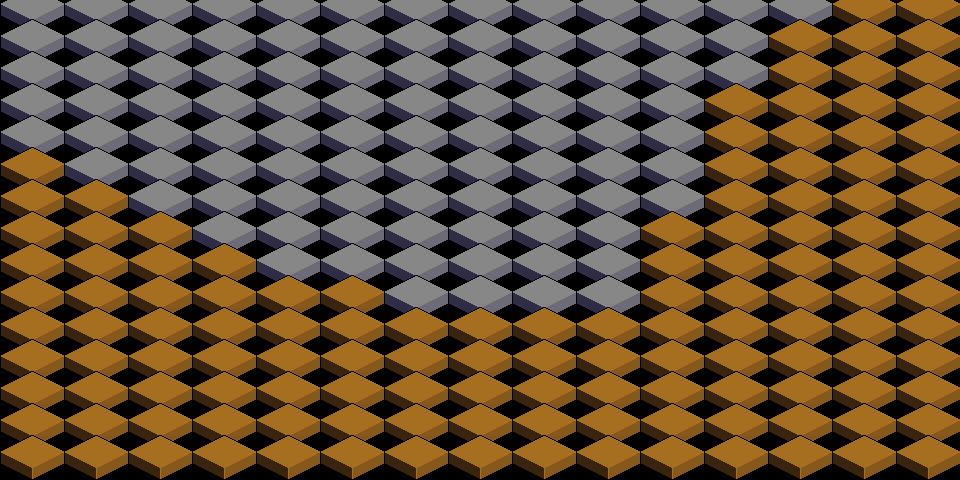

This is a level from a 2D game, rendered from its Tiled map with the project's own tilesets. A one-line summary and the complete map file follow:
An orthogonal 15x15 tile map with 64x32 px tiles, 1 tile layer (Layer).

<map version="1.0" orientation="orthogonal" renderorder="right-down" width="15" height="15" tilewidth="64" tileheight="32" nextobjectid="35">
 <tileset firstgid="1" name="tileset" tilewidth="65" tileheight="45" tilecount="32" columns="4">
  <image source="tileset.png" width="260" height="360" />
 </tileset>
 <layer name="Layer" width="15" height="15">
  <data encoding="csv">
1,1,1,1,1,1,1,1,1,1,1,1,1,2,2,
1,1,1,1,1,1,1,1,1,1,1,1,2,2,2,
1,1,1,1,1,1,1,1,1,1,1,1,2,2,2,
1,1,1,1,1,1,1,1,1,1,1,2,2,2,2,
1,1,1,1,1,1,1,1,1,1,1,2,2,2,2,
2,1,1,1,1,1,1,1,1,1,1,2,2,2,2,
2,2,1,1,1,1,1,1,1,1,1,2,2,2,2,
2,2,2,1,1,1,1,1,1,1,2,2,2,2,2,
2,2,2,2,1,1,1,1,1,1,2,2,2,2,2,
2,2,2,2,2,2,1,1,1,1,2,2,2,2,2,
2,2,2,2,2,2,2,2,2,2,2,2,2,2,2,
2,2,2,2,2,2,2,2,2,2,2,2,2,2,2,
2,2,2,2,2,2,2,2,2,2,2,2,2,2,2,
2,2,2,2,2,2,2,2,2,2,2,2,2,2,2,
2,2,2,2,2,2,2,2,2,2,2,2,2,2,2
</data>
 </layer>
</map>
